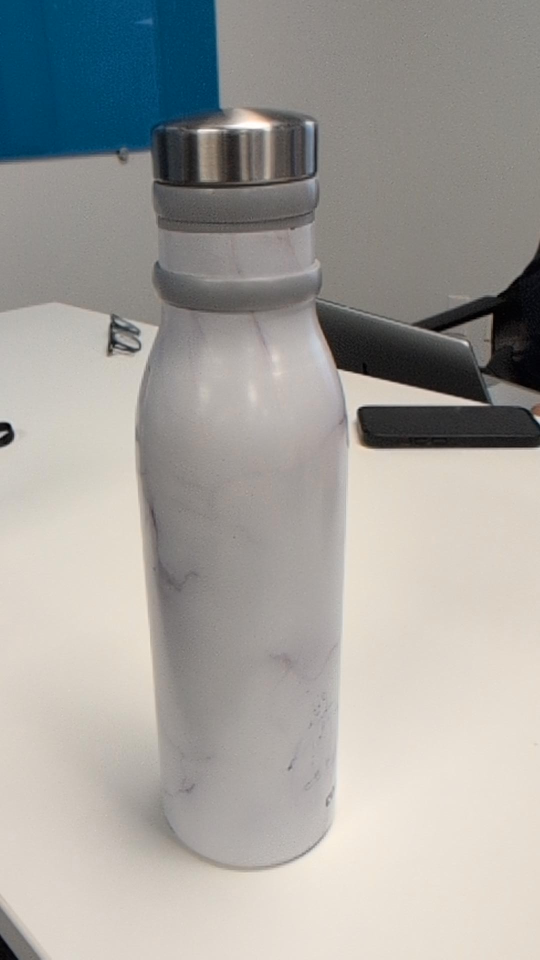
#> input picture images/WIN_20260418_12_26_07_Pro.jpg, 1080 x 1920 px (shown at 1/2 size)
$ python -i preprocessing.py   (imports and definitions only)   (older library calls are emulated)
#> lines starting #> are read from the running program, lines starting #| are printed output that depends on the picture
"""
Image preprocessing pipeline for marketplace item detection.
Handles resizing, normalization, orientation correction, and quality checks.
"""

import cv2
import numpy as np
from PIL import Image, ImageOps
from typing import Tuple, Optional, Union
import warnings


class ImagePreprocessor:
    """
    Preprocesses images for marketplace item detection.

    Features:
    - Automatic EXIF orientation correction
    - Resizing with aspect ratio preservation
    - Normalization for model input
    - Quality assessment
    """

    def __init__(
        self,
        target_size: Tuple[int, int] = (384, 384),
        normalize: bool = True,
        min_dimension: int = 100,
        max_dimension: int = 4096,
        maintain_aspect_ratio: bool = False
    ):
        """
        Initialize the preprocessor.

        Args:
            target_size: Target size for resizing (height, width)
            normalize: Whether to normalize pixel values
            min_dimension: Minimum allowed dimension (filters low quality)
            max_dimension: Maximum allowed dimension (prevent memory issues)
            maintain_aspect_ratio: If True, pad to maintain aspect ratio
        """
        self.target_size = target_size
        self.normalize = normalize
        self.min_dimension = min_dimension
        self.max_dimension = max_dimension
        self.maintain_aspect_ratio = maintain_aspect_ratio

    # [22 lines left out: function load_image, not called in this run]

    def correct_orientation(self, img: Image.Image) -> Image.Image:
        """
        Correct image orientation based on EXIF data.

        Args:
            img: PIL Image

        Returns:
            Oriented image
        """
        try:
            img = ImageOps.exif_transpose(img)
        except Exception:
            # If EXIF data is missing or corrupt, continue without rotation
            pass
        return img

    def validate_image(self, img: Image.Image) -> Tuple[bool, str]:
        """
        Check if image meets quality requirements.

        Args:
            img: PIL Image

        Returns:
            Tuple of (is_valid, message)
        """
        width, height = img.size

        # Check minimum dimensions
        if width < self.min_dimension or height < self.min_dimension:
            return False, f"Image too small: {width}x{height} (min: {self.min_dimension})"

        # Check maximum dimensions
        if width > self.max_dimension or height > self.max_dimension:
            return False, f"Image too large: {width}x{height} (max: {self.max_dimension})"

        # Check aspect ratio (flag extreme ratios)
        aspect_ratio = max(width, height) / min(width, height)
        if aspect_ratio > 4:
            warnings.warn(f"Extreme aspect ratio: {aspect_ratio:.2f}")

        return True, "Valid"

    def resize_image(self, img: Image.Image) -> Image.Image:
        """
        Resize image to target size.

        Args:
            img: PIL Image

        Returns:
            Resized image
        """
        if self.maintain_aspect_ratio:
            # Resize maintaining aspect ratio and pad
            img.thumbnail(self.target_size, Image.Resampling.LANCZOS)

            # Create a white background
            new_img = Image.new('RGB', self.target_size, (255, 255, 255))

            # Calculate position to paste (center)
            paste_x = (self.target_size[0] - img.size[0]) // 2
            paste_y = (self.target_size[1] - img.size[1]) // 2

            new_img.paste(img, (paste_x, paste_y))
            return new_img
        else:
            # Direct resize (may distort aspect ratio)
            return img.resize(self.target_size, Image.Resampling.LANCZOS)

    def normalize_image(self, img_array: np.ndarray) -> np.ndarray:
        """
        Normalize image array for model input.

        Uses ImageNet mean and std for pretrained models.

        Args:
            img_array: Numpy array of shape (H, W, C) with values [0, 255]

        Returns:
            Normalized array with values roughly [-1, 1]
        """
        # Convert to float and scale to [0, 1]
        img_array = img_array.astype(np.float32) / 255.0

        # ImageNet normalization
        mean = np.array([0.485, 0.456, 0.406])
        std = np.array([0.229, 0.224, 0.225])

        img_array = (img_array - mean) / std

        return img_array

    def assess_quality(self, img: Image.Image) -> dict:
        """
        Assess image quality metrics.

        Args:
            img: PIL Image

        Returns:
            Dictionary with quality metrics
        """
        img_array = np.array(img)

        # Calculate blur using Laplacian variance
        gray = cv2.cvtColor(img_array, cv2.COLOR_RGB2GRAY)
        laplacian_var = cv2.Laplacian(gray, cv2.CV_64F).var()

        # Classify blur level
        if laplacian_var < 100:
            blur_level = "high"
        elif laplacian_var < 500:
            blur_level = "moderate"
        else:
            blur_level = "low"

        # Calculate brightness
        brightness = np.mean(img_array)

        # Classify brightness
        if brightness < 80:
            brightness_level = "dark"
        elif brightness > 180:
            brightness_level = "bright"
        else:
            brightness_level = "good"

        # Calculate contrast
        gray_std = np.std(gray)
        if gray_std < 30:
            contrast_level = "low"
        elif gray_std > 80:
            contrast_level = "high"
        else:
            contrast_level = "good"

        return {
            "blur_score": float(laplacian_var),
            "blur_level": blur_level,
            "brightness": float(brightness),
            "brightness_level": brightness_level,
            "contrast": float(gray_std),
            "contrast_level": contrast_level,
            "overall_quality": "good" if blur_level == "low" and brightness_level == "good" else "fair"
        }

    def preprocess(
        self,
        image_input: Union[str, Image.Image, np.ndarray],
        return_array: bool = True,
        assess_quality: bool = True
    ) -> Tuple[Union[np.ndarray, Image.Image], dict]:
        """
        Complete preprocessing pipeline.

        Args:
            image_input: Path to image, PIL Image, or numpy array
            return_array: If True, return numpy array; else return PIL Image
            assess_quality: If True, include quality assessment in metadata

        Returns:
            Tuple of (processed_image, metadata)
        """
        metadata = {}

        # Load image
        if isinstance(image_input, str):
            img = self.load_image(image_input)
            metadata['source'] = image_input
        elif isinstance(image_input, np.ndarray):
            img = Image.fromarray(image_input)
            metadata['source'] = 'array'
        else:
            img = image_input
            metadata['source'] = 'PIL Image'

        # Store original dimensions
        metadata['original_size'] = img.size

        # Correct orientation
        img = self.correct_orientation(img)

        # Validate image
        is_valid, message = self.validate_image(img)
        metadata['validation'] = {'valid': is_valid, 'message': message}

        if not is_valid:
            raise ValueError(f"Image validation failed: {message}")

        # Assess quality before resizing
        if assess_quality:
            metadata['quality'] = self.assess_quality(img)

        # Resize
        img = self.resize_image(img)
        metadata['processed_size'] = self.target_size

        # Convert to array if requested
        if return_array:
            img_array = np.array(img)

            # Normalize if requested
            if self.normalize:
                img_array = self.normalize_image(img_array)
                metadata['normalized'] = True
            else:
                metadata['normalized'] = False

            return img_array, metadata
        else:
            return img, metadata

    # [66 lines left out: functions preprocess_batch, create_preprocessor, not called in this run]


# [11 lines not run here, left out]

>>> import cv2
>>> picture = cv2.cvtColor(cv2.imread('../images/WIN_20260418_12_26_07_Pro.jpg'), cv2.COLOR_BGR2RGB)
>>> result = ImagePreprocessor().preprocess(picture)
#> in preprocess, `is_valid, message = self.validate_image(img)`: is_valid = True; message = 'Valid'
#> in assess_quality, `gray = cv2.cvtColor(img_array, cv2.COLOR_RGB2GRAY)`:
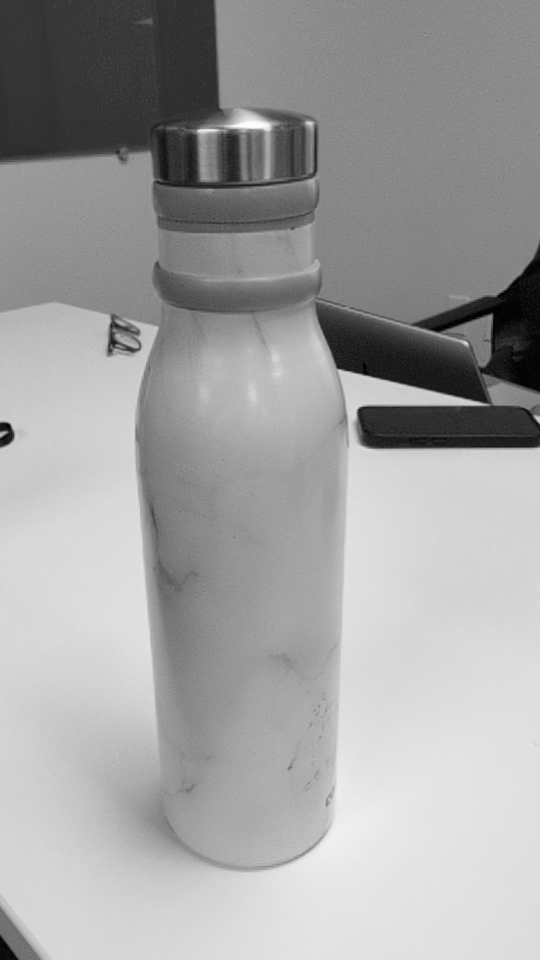
#> gray: shape (1920, 1080) (shown at 1/2 size); min 0, max 255, mean 161.6
#> in assess_quality, `laplacian_var = cv2.Laplacian(gray, cv2.CV_64F).var()`: laplacian_var = 9.04
#> in assess_quality, `brightness = np.mean(img_array)`: brightness = 160.8
#> in assess_quality, `gray_std = np.std(gray)`: gray_std = 55.95
#> in resize_image, `return img.resize(self.target_size, Image.Resampling.LANCZOS)`:
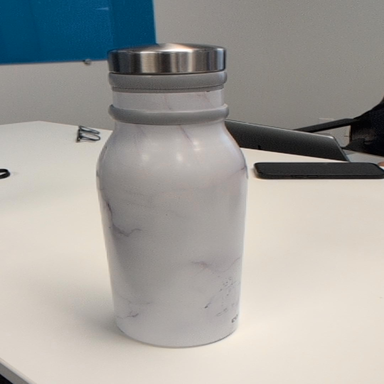
#> returned value: PIL image 384x384 RGB; mean R, G, B 162.9, 161.7, 157.9
#> in normalize_image, `img_array = img_array.astype(np.float32) / 255.0`:
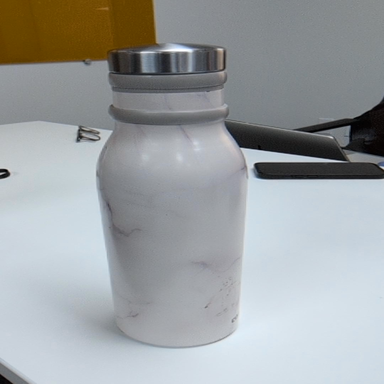
#> img_array: shape (384, 384, 3) float32; mean of channels 0, 1, 2 0.639, 0.634, 0.619; drawn as B, G, R

$ run again, on images/WIN_20260418_12_26_18_Pro.jpg
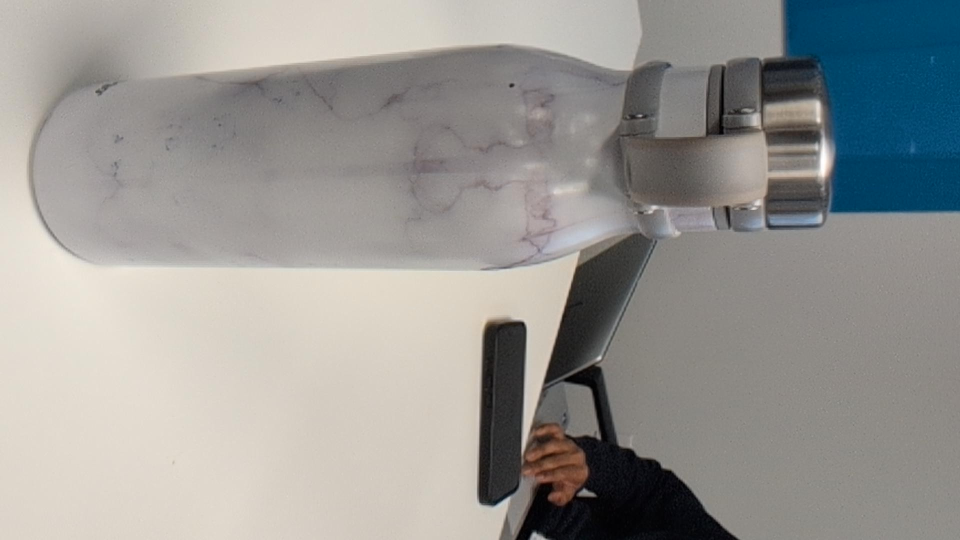
#> input picture images/WIN_20260418_12_26_18_Pro.jpg, 1920 x 1080 px (shown at 1/2 size)
#> is_valid = True; message = 'Valid'
#> in assess_quality, `gray = cv2.cvtColor(img_array, cv2.COLOR_RGB2GRAY)`:
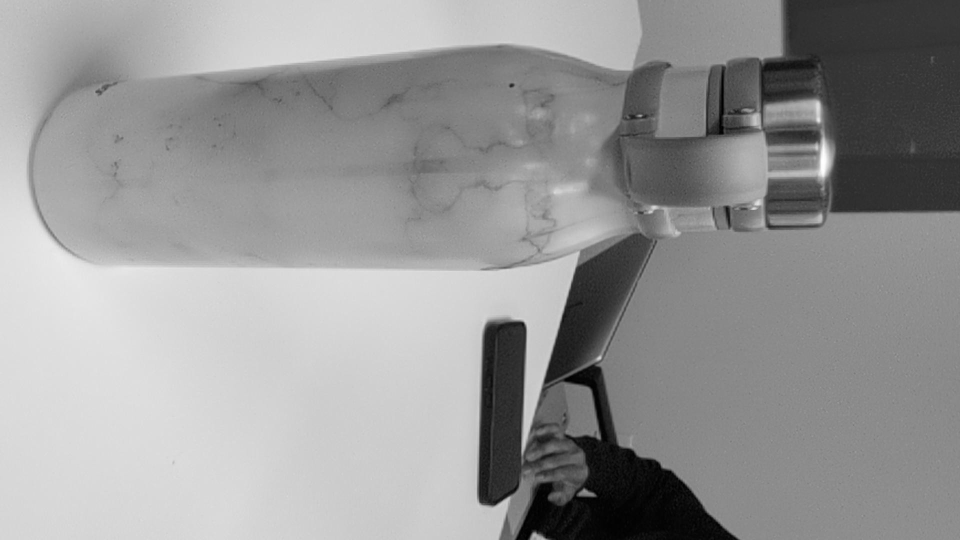
#> gray: shape (1080, 1920) (shown at 1/2 size); min 0, max 255, mean 151.3
#> laplacian_var = 9.44
#> brightness = 150.6
#> gray_std = 55.2
#> in normalize_image, `img_array = img_array.astype(np.float32) / 255.0`:
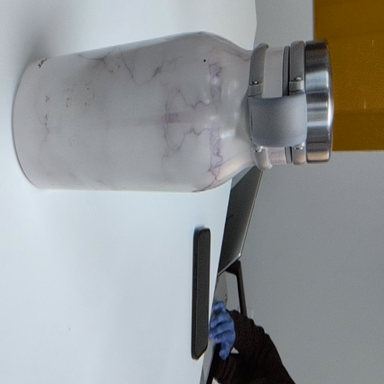
#> img_array: shape (384, 384, 3) float32; mean of channels 0, 1, 2 0.597, 0.594, 0.581; drawn as B, G, R
